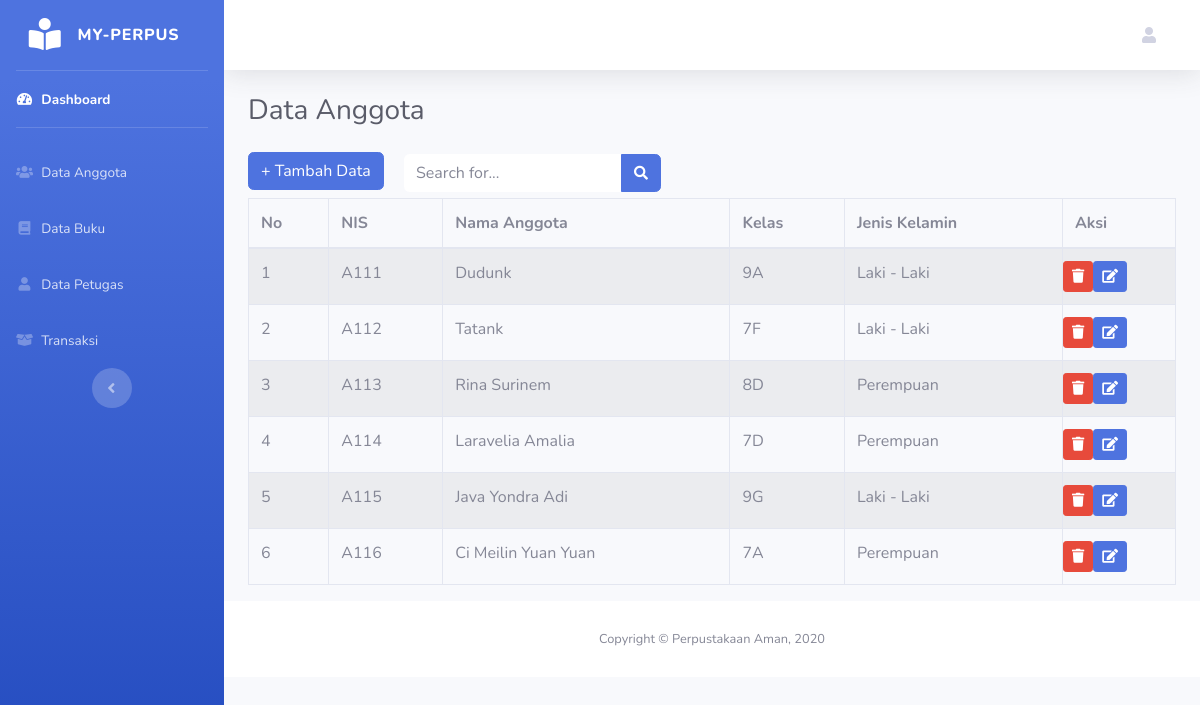
The page /index.php/data_anggota on the database its author committed.
### tables this page shows
CREATE TABLE `anggota` (
  `nis` varchar(10) NOT NULL,
  `nama` varchar(50) NOT NULL,
  `kelas` varchar(10) NOT NULL,
  `jenis_kelamin` varchar(20) NOT NULL
);

### application/controllers/data_anggota.php (called while the page is built, shortened)
<?php
class Data_anggota extends CI_Controller {
    public function index()
	{
        $data['anggota'] = $this->perpus_model->get_data('anggota')->result();
        $this->load->view('template/header');
        $this->load->view('template/sidebar');
        $this->load->view('anggota/data_anggota', $data);
        $this->load->view('template/footer');
    }
}

### index.php (called while the page is built, shortened)
<?php
require_once BASEPATH.'core/CodeIgniter.php';

### application/models/Perpus_model.php (called while the page is built, shortened)
<?php
    class Perpus_model extends CI_model
    {
        public function get_data($table)
        {
            return $this->db->get($table);
        }
    }
?>

### application/views/anggota/data_anggota.php (the view, shortened to what this page needs)
<div class="container-fluid">
<div class="d-sm-flex align-items-center justify-content-between mb-4">
    <h1 class="h3 mb-0 text-gray-800">Data Anggota</h1>
</div>
    <a href="<?php echo base_url('data_anggota/tambah_anggota') ?>" class="btn btn-primary mb-2"> + Tambah Data </a>
    <form method="POST" action="<?php echo base_url('data_anggota/search') ?>" class="d-none d-sm-inline-block form-inline mr-auto ml-3 mb-3 my-2 my-md-0 mw-100 navbar-search">
        <div class="input-group">
        <input type="text" name= "cari" class="form-control border-0 small" placeholder="Search for..." aria-label="Search" aria-describedby="basic-addon2">
        <div class="input-group-append">
            <button class="btn btn-primary" type="submit">
            <i class="fas fa-search fa-sm"></i>
            </button>
        </div>
        </div>
    </form>
        <table class="table table-hover table-striped table-bordered ">
            <thead>
                <tr>
                    <th>No</th>
                    <th>NIS</th>
                    <th>Nama Anggota</th>
                    <th>Kelas</th>
                    <th>Jenis Kelamin</th>
                    <th>Aksi</th>
                </tr>
            </thead>
            <tbody>
            <?php
            $no=1;
                foreach ($anggota as $ag ) :
            ?>
                <tr>
                    <td> <?php echo $no++ ?> </td>
                    <td> <?php echo $ag->nis ?> </td>
                    <td> <?php echo $ag->nama ?> </td>
                    <td> <?php echo $ag->kelas ?> </td>
                    <td> <?php echo $ag->jenis_kelamin ?> </td>
                    <td>
                        <div class="row">
                            <a href="<?php echo base_url('data_anggota/delete_anggota/').$ag->nis ?>"
                                class="btn btn-sm btn-danger"><i class="fas fa-trash"></i></a>
                            <a href="<?php echo base_url('data_anggota/update_anggota/').$ag->nis ?>"
                                class="btn btn-sm btn-primary"><i class="fas fa-edit"></i></a>
                        </div>
                    </td>
                </tr>
            <?php endforeach; ?>
            </tbody>
        </table>
</div>

### application/views/template/header.php (shortened to what this page needs)
<!DOCTYPE html>
<html lang="en">
<head>
    <link href="<?php echo base_url('assets/') ?>vendor/fontawesome-free/css/all.min.css" rel="stylesheet" type="text/css">
    <link href="<?php echo base_url('assets/') ?>css/sb-admin-2.min.css" rel="stylesheet">
    </head>

### application/views/template/sidebar.php (shortened to what this page needs)
    <body id="page-top">
<div id="wrapper">
    <ul class="navbar-nav bg-gradient-primary sidebar sidebar-dark accordion" id="accordionSidebar">
    <a class="sidebar-brand d-flex align-items-center justify-content-center" href="#">
        <div class="sidebar-brand-icon">
        <i class="fas fa-book-reader"></i>
        </div>
        <div class="sidebar-brand-text mx-3">my-perpus</div>
    </a>
    <hr class="sidebar-divider my-0">
    <li class="nav-item active">
        <a class="nav-link" href="<?php echo base_url('dashboard')?>">
        <i class="fas fa-fw fa-tachometer-alt"></i>
        <span>Dashboard</span></a>
    </li>
    <hr class="sidebar-divider d-none d-md-block">
    <li class="nav-item">
        <a class="nav-link" href="<?php echo base_url('data_anggota')?>">
        <i class="fas fa-fw fa-users"></i>
        <span>Data Anggota</span></a>
    </li>
    <li class="nav-item">
        <a class="nav-link" href="<?php echo base_url('data_buku')?>">
        <i class="fas fa-fw fa-book"></i>
        <span>Data Buku</span></a>
    </li>
    <li class="nav-item">
        <a class="nav-link" href="<?php echo base_url('data_petugas')?>">
        <i class="fas fa-fw fa-user"></i>
        <span>Data Petugas</span></a>
    </li>
    <li class="nav-item">
        <a class="nav-link" href="<?php echo base_url('peminjaman')?>">
        <i class="fas fa-fw fa-box-open"></i>
        <span>Transaksi</span></a>
    </li>
    <div class="text-center d-none d-md-inline">
        <button class="rounded-circle border-0" id="sidebarToggle"></button>
    </div>
    </ul>
        <div id="content-wrapper" class="d-flex flex-column">
        <div id="content">
            <nav class="navbar navbar-expand navbar-light bg-white topbar mb-4 static-top shadow">
            <ul class="navbar-nav ml-auto">
                <li class="nav-item dropdown no-arrow">
                <a class="nav-link dropdown-toggle" href="#" id="userDropdown" role="button" data-toggle="dropdown" aria-haspopup="true" aria-expanded="false">
                    <i class="fas fa-user mr-2"></i>
                </a>
                </li>
            </ul>
            </nav>

### application/views/template/footer.php (shortened to what this page needs)
        <footer class="sticky-footer bg-white">
            <div class="container my-auto">
            <div class="copyright text-center my-auto">
                <span>Copyright &copy; Perpustakaan Aman, 2020</span>
            </div>
            </div>
        </footer>
        </div>
    </div>
</body>
</html>

### rows shown on the page
anggota: nis "A111", nama "Dudunk", kelas "9A", jenis_kelamin "Laki - Laki"
anggota: nis "A112", nama "Tatank", kelas "7F", jenis_kelamin "Laki - Laki"
anggota: nis "A113", nama "Rina Surinem", kelas "8D", jenis_kelamin "Perempuan"
anggota: nis "A114", nama "Laravelia Amalia", kelas "7D", jenis_kelamin "Perempuan"
anggota: nis "A115", nama "Java Yondra Adi", kelas "9G", jenis_kelamin "Laki - Laki"
anggota: nis "A116", nama "Ci Meilin Yuan Yuan", kelas "7A", jenis_kelamin "Perempuan"
